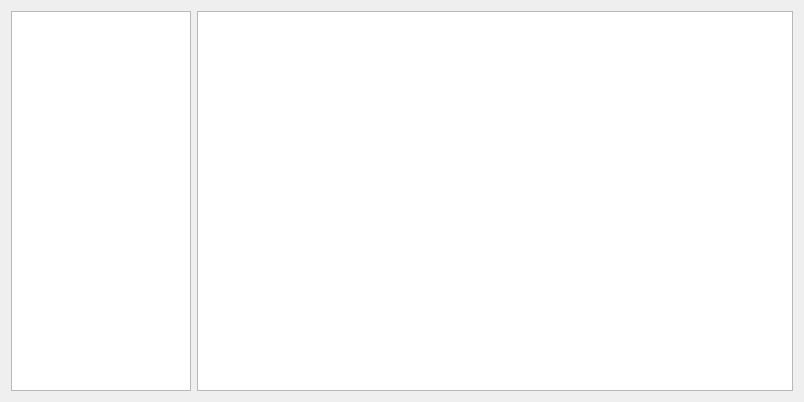
<?xml version="1.0" encoding="UTF-8"?>
<ui version="4.0">
 <class>Changelog</class>
 <widget class="QDialog" name="Changelog">
  <property name="geometry">
   <rect>
    <x>0</x>
    <y>0</y>
    <width>804</width>
    <height>402</height>
   </rect>
  </property>
  <property name="sizePolicy">
   <sizepolicy hsizetype="Preferred" vsizetype="Preferred">
    <horstretch>0</horstretch>
    <verstretch>0</verstretch>
   </sizepolicy>
  </property>
  <property name="minimumSize">
   <size>
    <width>0</width>
    <height>402</height>
   </size>
  </property>
  <property name="maximumSize">
   <size>
    <width>804</width>
    <height>16777215</height>
   </size>
  </property>
  <property name="windowTitle">
   <string>ChangeLog Noggit Crimson</string>
  </property>
  <layout class="QHBoxLayout" name="horizontalLayout">
   <item>
    <widget class="QListWidget" name="listWidget">
     <property name="minimumSize">
      <size>
       <width>180</width>
       <height>0</height>
      </size>
     </property>
     <property name="maximumSize">
      <size>
       <width>180</width>
       <height>16777215</height>
      </size>
     </property>
    </widget>
   </item>
   <item>
    <widget class="QTextEdit" name="textEdit">
     <property name="minimumSize">
      <size>
       <width>256</width>
       <height>0</height>
      </size>
     </property>
     <property name="maximumSize">
      <size>
       <width>600</width>
       <height>16777215</height>
      </size>
     </property>
     <property name="readOnly">
      <bool>true</bool>
     </property>
     <property name="textInteractionFlags">
      <set>Qt::NoTextInteraction</set>
     </property>
    </widget>
   </item>
  </layout>
 </widget>
 <resources/>
 <connections/>
</ui>
